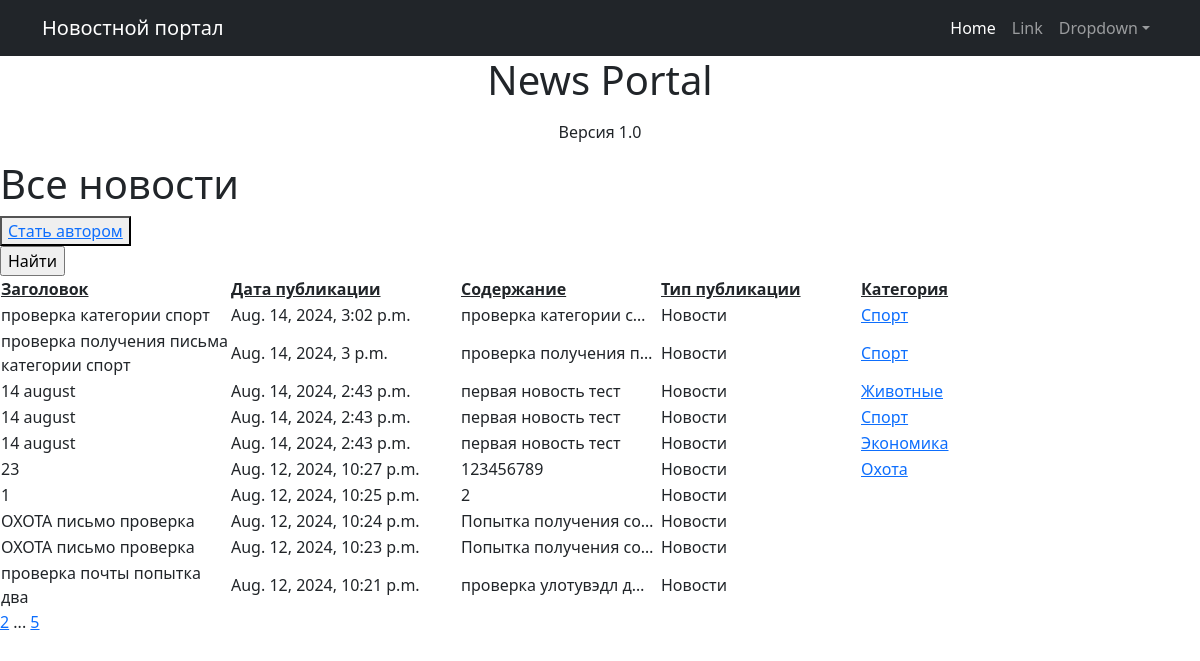
Page /news/ on the committed database.
### news/models.py (models this page shows, shortened)
class Post(models.Model):
    news = 'NE'
    article = 'AR'
    POST_TYPES = [
        (news, 'Новости'),
        (article, 'Статья')
    ]
    author = models.ForeignKey(Author, on_delete=models.CASCADE, related_name='posts')
    post_type = models.CharField(max_length=2, choices=POST_TYPES, default=news)
    post_time = models.DateTimeField(auto_now_add=True)
    category = models.ManyToManyField(Category, through='PostCategory')
    title = models.CharField(max_length=255)
    text = models.TextField()
    rating = models.IntegerField(default=0)

class Category(models.Model):
    name = models.CharField(max_length=100, unique=True)
    subscribers = models.ManyToManyField(User, blank=True, null=True, related_name='categories')
    def __str__(self):
        return self.name

### news/views.py (the view)
# urls.py: path('', NewsList.as_view(), name='post_list'),
class NewsList(ListView):
    model = Post
    ordering = '-post_time'
    template_name = 'post_list.html'
    context_object_name = 'posts'
    paginate_by = 10
    def get_context_data(self,  **kwargs):
        context = super().get_context_data(**kwargs)
        context['is_not_author'] = not self.request.user.groups.filter(name='authors').exists()
        return context
    def get_template_names(self):
        if self.request.path == '/news/':
            self.template_name = 'post_list.html'
        elif self.request.path == '/news/search/':
            self.template_name == 'search.html'
        return self.template_name

### news/templatetags/custom_filters.py (called while the page is built)
@register.filter()
def censor(value):
    for word in censor_list:
        value = value.replace(word[1:], '*' * len(word[1:]))
    return value

### news/templatetags/custom_tags.py (called while the page is built)
@register.simple_tag(takes_context=True)
def url_replace(context, **kwargs):
   d = context['request'].GET.copy()
   for k, v in kwargs.items():
       d[k] = v
   return d.urlencode()

### templates/post_list.html (shortened to what this page needs)
{% extends 'default.html'%}
{% load custom_filters %}
{% load custom_tags %}
{% block content %}
    <h1>Все новости</h1>
    {% if is_not_author %}
    <button><a href="{% url 'author_now' %}">Стать автором</a> </button>
    {% endif %}
   <form action="" method="get">
       <input type="submit" value="Найти" />
   </form>
    <table>
        <tr>
            <td style='width:230px';><strong><u>Заголовок</u></strong></style></td>
            <td style='width:230px';><strong><u>Дата публикации</u></strong></style></td>
            <td style='width:200px';><strong><u>Содержание</u></strong></style></td>
            <td style='width:200px';><strong><u>Тип публикации</u></strong></td>
            <td style='width:230px';><strong><u>Категория</u></strong></style></td>
        </tr>
        {% for post in posts %}
        <tr>
            <td>{{ post.title }}</td>
            <td>{{ post.post_time }}</td>
            <td>{{ post.text|truncatechars:21|censor }}</td>
            <td>{{ post.get_post_type_display }}</td>
            <td>
                {% for category in post.category.all %}
                <a href="{% url 'category_list' category.id %}">{{ category }}</a>
                {% endfor %}
            </td>
        </tr>
        {% endfor %}
    </table>
{% if page_obj.has_next %}
       <a href="?{% url_replace page=page_obj.next_page_number %}">{{ page_obj.next_page_number }}</a>
       {% if paginator.num_pages != page_obj.next_page_number %}
           ...
           <a href="?{% url_replace page=page_obj.paginator.num_pages %}">{{ page_obj.paginator.num_pages }}</a>
       {% endif %}
{% endif %}
{% endblock content%}

### templates/default.html (shortened to what this page needs)
<!DOCTYPE html>
<html lang="en">
    <head>
        {% load static %}
        <link href="{% static 'css/styles.css' %}" rel="stylesheet" />
    </head>
    <body>
        <nav class="navbar navbar-expand-lg navbar-dark bg-dark">
            <div class="container">
                <a class="navbar-brand" href="#">Новостной портал</a>
                <div class="collapse navbar-collapse" id="navbarSupportedContent">
                    <ul class="navbar-nav ms-auto mb-2 mb-lg-0">
                        <li class="nav-item"><a class="nav-link active" aria-current="page" href="#">Home</a></li>
                        <li class="nav-item"><a class="nav-link" href="#">Link</a></li>
                        <li class="nav-item dropdown">
                            <a class="nav-link dropdown-toggle" id="navbarDropdown" href="#" role="button" data-bs-toggle="dropdown" aria-expanded="false">Dropdown</a>
                        </li>
                    </ul>
                </div>
            </div>
        </nav>
        <div class="container">
            <div class="text-center mt-10">
                <h1>News Portal</h1>
                <p>Версия 1.0</p>
            </div>
        </div>
        {% block content %}
        {% endblock content %}
    </body>
</html>

### rows in the picture
Post: title "проверка категории спорт", post_time "Aug. 14, 2024, 3:02 p.m.", text|censor "проверка категории с…", post_type "Новости"
Category: name "Спорт"
Post: title "проверка получения письма категории спорт", post_time "Aug. 14, 2024, 3 p.m.", text|censor "проверка получения п…", post_type "Новости"
Post: title "14 august", post_time "Aug. 14, 2024, 2:43 p.m.", text|censor "первая новость тест", post_type "Новости"
Category: name "Животные"
Post: title "14 august", post_time "Aug. 14, 2024, 2:43 p.m.", text|censor "первая новость тест", post_type "Новости"
Post: title "14 august", post_time "Aug. 14, 2024, 2:43 p.m.", text|censor "первая новость тест", post_type "Новости"
Category: name "Экономика"
Post: title "23", post_time "Aug. 12, 2024, 10:27 p.m.", text|censor "123456789", post_type "Новости"
Category: name "Охота"
Post: title "1", post_time "Aug. 12, 2024, 10:25 p.m.", text|censor "2", post_type "Новости"
Post: title "ОХОТА письмо проверка", post_time "Aug. 12, 2024, 10:24 p.m.", text|censor "Попытка получения со…", post_type "Новости"
Post: title "ОХОТА письмо проверка", post_time "Aug. 12, 2024, 10:23 p.m.", text|censor "Попытка получения со…", post_type "Новости"
Post: title "проверка почты попытка два", post_time "Aug. 12, 2024, 10:21 p.m.", text|censor "проверка улотувэдл д…", post_type "Новости"

### other values in the picture
{{ page_obj.next_page_number }} "2"
{{ page_obj.paginator.num_pages }} "5"
